Frame 1 (no input): blank canvas, image omitted
Frame 60 (no input): blank canvas, image omitted
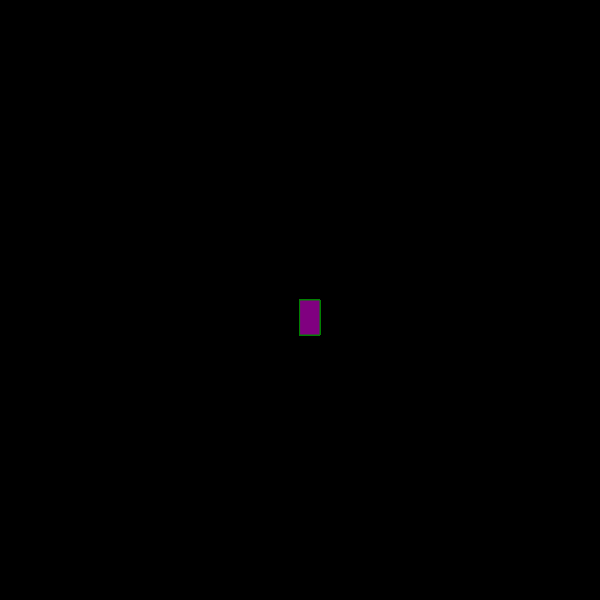
Frame 120 (the mouse pressed at the canvas centre since frame 60)

The p5.js sketch whose frames 1 and 60 were blank and that drew this single picture after the mouse press (run headless with seeded random() and noise() and a simulated clock; from frame 60 on, the mouse is pressed at the canvas centre):

// p5.js sketch
// ── sketch.js
function setup() {
  createCanvas(600, 600);
  background("black");
}

function draw() {
  stroke("green");
  fill("purple");

  // console.log(mouseIsPressed)

  if (mouseIsPressed) {
    rect(mouseX, mouseY, 20, 35);
  }
}
